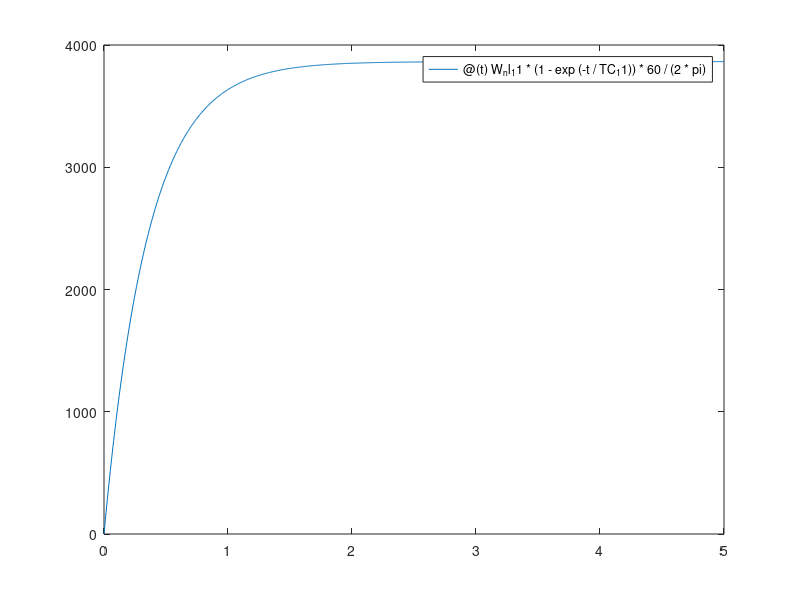
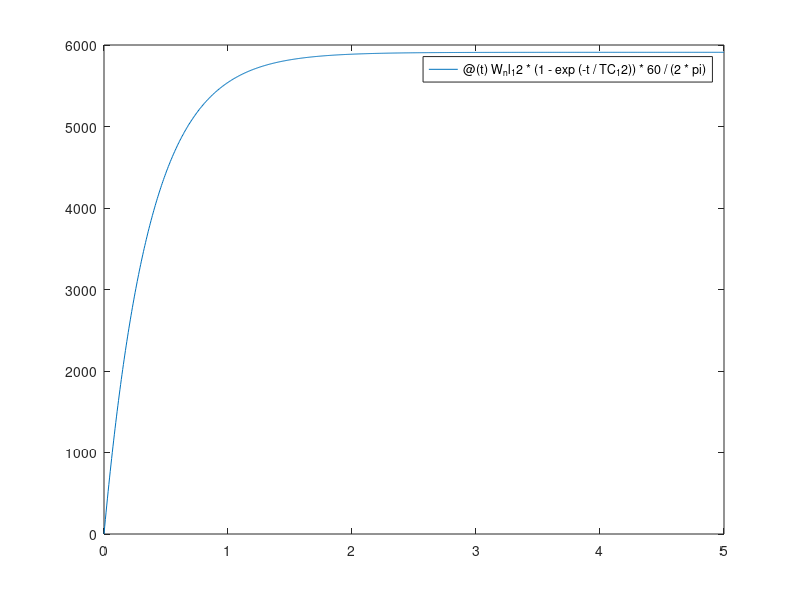
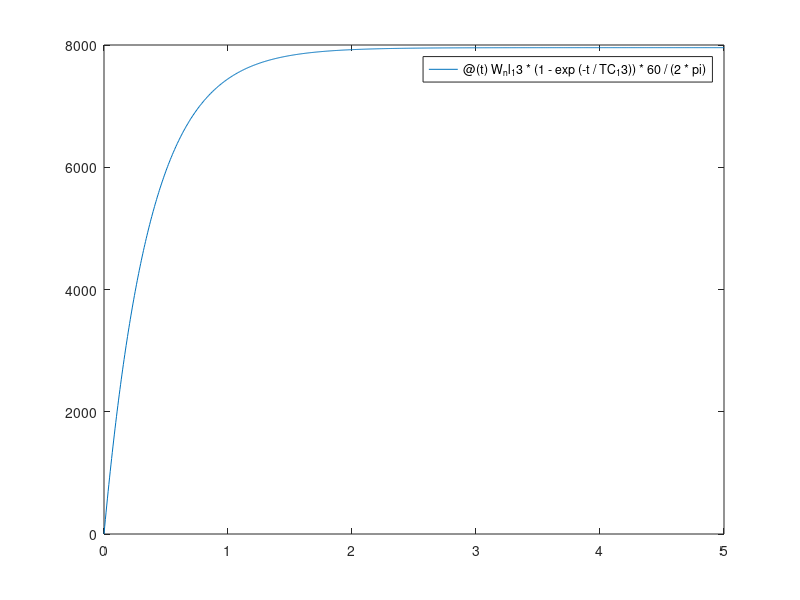
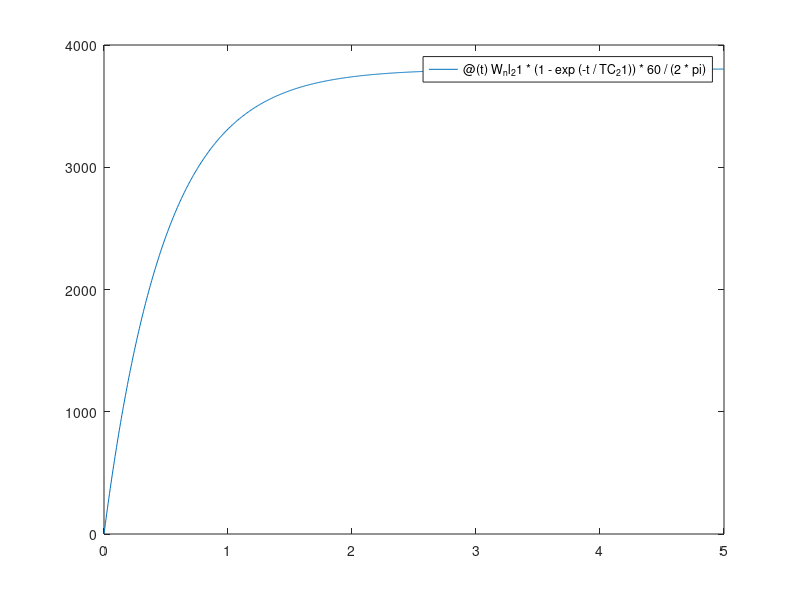

These figures' MATLAB source, in order:
%% Lab 3: Plots

%% Parameters
    J_m = 5e-7; % Rotational inertia of motor shaft [kgm^2]
    W_nl = 8200*2*pi/60; % No load speed [rad/sec]
    Tau_s = 0.0167; % Stall torque [Nm]
    K = .014; % Motor constant
    R = .014/.0014; % Motor resistance

%% Config 1

    % 1.1 - 50% PWM
        % Closed Form Solution
    
        Tau_s_11 = K/R*6; % Stall torque [Nm]
        W_nl_11 = 6/K; % No load speed [rad/s]
        J_11 = 7.34e-6; % Config 1 rotational inertia [kgm^2]
        Tau_fm_11 = 4.69e-4; % Motor torque required to overcome friction [Nm]
        W_nl_11 = W_nl_11*(Tau_s_11-Tau_fm_11)/Tau_s_11; % No load speed with friction [rad/s]
        TC_11 = W_nl_11 * J_11 / Tau_s_11; % Config 1 time constant
        W_11 = @(t) W_nl_11*(1-exp(-t/TC_11))*60/(2*pi); % Closed form solution

        % Plot
        figure(1)
        fplot(W_11, [0 5]);

    % 1.2 - 75% PWM
        % Closed Form Solution

        Tau_s_12 = K/R*(12*.75); % Stall torque [Nm]
        W_nl_12 = 12*.75/K; % No load speed [rad/s]
        J_12 = J_11; % Config 1 rotational inertia [kgm^2]
        Tau_fm_12 = Tau_fm_11; % Motor torque required to overcome friction [Nm]
        W_nl_12 = W_nl_12*(Tau_s_12-Tau_fm_12)/Tau_s_12; % No load speed with friction [rad/s]
        TC_12 = W_nl_12 * J_12 / Tau_s_12; % Config 1 time constant
        W_12 = @(t) W_nl_12*(1-exp(-t/TC_12))*60/(2*pi); % Closed form solution

        % Plot
        figure(2)
        fplot(W_12, [0 5]);

    % 1.3 - 100% PWM
        % Closed Form Solution

        Tau_s_13 = K/R*(12*1); % Stall torque [Nm]
        W_nl_13 = 12*1/K; % No load speed [rad/s]
        J_13 = J_11; % Config 1 rotational inertia [kgm^2]
        Tau_fm_13 = Tau_fm_11; % Motor torque required to overcome friction [Nm]
        W_nl_13 = W_nl_13*(Tau_s_13-Tau_fm_13)/Tau_s_13; % No load speed with friction [rad/s]
        TC_13 = W_nl_13 * J_13 / Tau_s_13; % Config 1 time constant
        W_13 = @(t) W_nl_13*(1-exp(-t/TC_13))*60/(2*pi); % Closed form solution

        % Plot
        figure(3)
        fplot(W_13, [0 5]);

%% Config 2

    % 2.1 - 50% PWM
        % Closed Form Solution
        Tau_s_21 = K/R*(12*.5); % Stall torque [Nm]
        W_nl_21 = 12*.5/K; % No load speed [rad/s]
        J_21 = 1.03e-5; % Config 1 rotational inertia [kgm^2]
        Tau_fm_21 = 5.94e-4; % Motor torque required to overcome friction [Nm]
        W_nl_21 = W_nl_21*(Tau_s_21-Tau_fm_21)/Tau_s_21; % No load speed with friction [rad/s]
        TC_21 = W_nl_21 * J_21 / Tau_s_21; % Config 1 time constant
        W_21 = @(t) W_nl_21*(1-exp(-t/TC_21))*60/(2*pi); % Closed form solution

        % Plot
        figure(4)
        fplot(W_21, [0 5]);

    % 2.2 - 75% PWM
        % Closed Form Solution

        Tau_s_22 = K/R*(12*.75); % Stall torque [Nm]
        W_nl_22 = 12*.75/K; % No load speed [rad/s]
        J_22 = J_21; % Config 1 rotational inertia [kgm^2]
        Tau_fm_22 = Tau_fm_21; % Motor torque required to overcome friction [Nm]
        W_nl_22 = W_nl_22*(Tau_s_22-Tau_fm_22)/Tau_s_22; % No load speed with friction [rad/s]
        TC_22 = W_nl_22 * J_22 / Tau_s_22; % Config 1 time constant
        W_22 = @(t) W_nl_22*(1-exp(-t/TC_22))*60/(2*pi); % Closed form solution

        % Plot
        figure(5)
        fplot(W_22, [0 5]);

    % 2.3 - 100% PWM
        % Closed Form Solution

        Tau_s_23 = K/R*(12*1); % Stall torque [Nm]
        W_nl_23 = 12*1/K; % No load speed [rad/s]
        J_23 = J_11; % Config 1 rotational inertia [kgm^2]
        Tau_fm_23 = Tau_fm_21; % Motor torque required to overcome friction [Nm]
        W_nl_23 = W_nl_23*(Tau_s_23-Tau_fm_23)/Tau_s_23; % No load speed with friction [rad/s]
        TC_23 = W_nl_23 * J_23 / Tau_s_23; % Config 1 time constant
        W_23 = @(t) W_nl_23*(1-exp(-t/TC_23))*60/(2*pi); % Closed form solution

        % Plot
        figure(6)
        fplot(W_23, [0 5]);

%% Config 3

    % 3.1 - 50% PWM


            